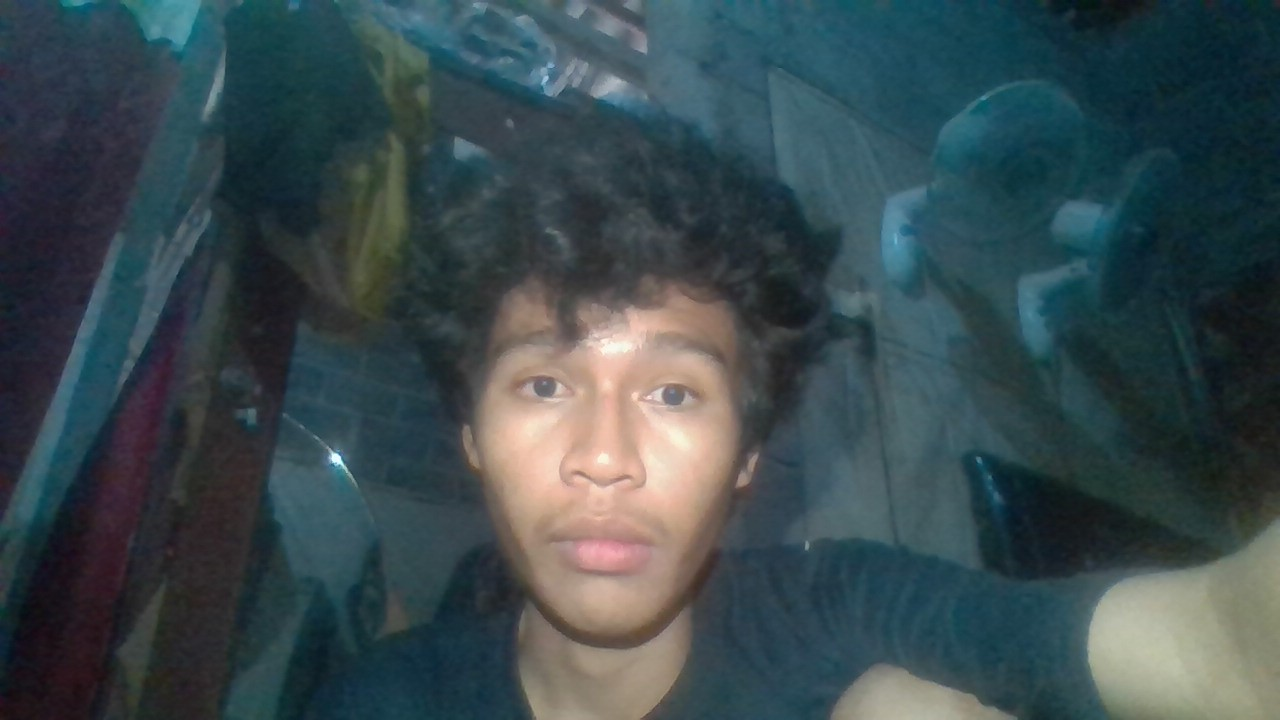
#> input picture ProjekAljabar/test/WIN_20260608_02_32_13_Pro.jpg, 1280 x 720 px; its folder holds only this picture in this run
$ python kompresing.py
#> lines starting #> are read from the running program, lines starting #| are printed output that depends on the picture; long printed decimals are rounded
# ============================================
# TUGAS PCA PADA CITRA DIGITAL
# Menggunakan Gambar dari LINK
# + INFORMASI UKURAN FILE
# ============================================

# =========================
# IMPORT LIBRARY
# =========================

import numpy as np
import matplotlib.pyplot as plt
import os
from PIL import Image
from io import BytesIO

folder_input = "test"
folder_output = "hasil kompresi dan detail"

os.makedirs(folder_output, exist_ok=True)
# =========================
# MEMBACA GAMBAR DARI LINK
# =========================
for file in os.listdir(folder_input):

    if file.lower().endswith((".jpg", ".jpeg", ".png")):

        file_gambar = os.path.join(folder_input, file)

        nama_dasar = os.path.splitext(file)[0]

        folder_foto = os.path.join(folder_output, nama_dasar)

        os.makedirs(folder_foto, exist_ok=True)

        # membuka
        gambar = Image.open(file_gambar)
#> gambar is the input picture: PIL image 1280x720 RGB; mean R, G, B 58.8, 74.6, 78.8

        # Ukuran file asli
        gambar.save("gambar_asli.jpg")
        size_asli = os.path.getsize("gambar_asli.jpg")

        # Konversi ukuran file
        if size_asli < 1024 * 1024:
            size_asli_text = f"{size_asli/1024:.2f} KB"
        else:
            size_asli_text = f"{size_asli/(1024*1024):.2f} MB"

        # =========================
        # INFORMASI GAMBAR
        # =========================

        print("=== INFORMASI GAMBAR ===")
        print("Nama File :", file)
        print("Mode Warna :", gambar.mode)
#| Mode Warna : RGB
        print("Ukuran Gambar :", gambar.size)
#| Ukuran Gambar : (1280, 720)
        print("Ukuran File Asli :", size_asli_text)

        # =========================
        # MENAMPILKAN GAMBAR ASLI
        # =========================

        plt.figure(figsize=(6, 6))
        plt.imshow(gambar)
        plt.title(f"Gambar Asli\nSize : {size_asli_text}")
        plt.axis("off")
        plt.show()

        # =========================
        # KONVERSI KE GRAYSCALE
        # =========================

        # Mengubah gambar menjadi grayscale
        gambar_gray = gambar.convert("L")
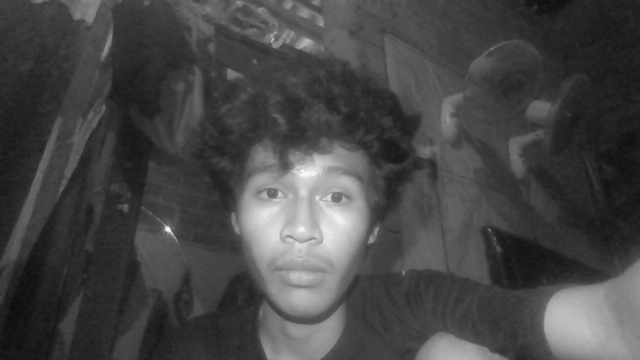
#> gambar_gray: PIL image 1280x720 L (shown at 1/2 size); min 11, max 251, mean 70.4

        # Menyimpan grayscale
        gambar_gray.save("gambar_grayscale.jpg")

        # Ukuran grayscale
        size_gray = os.path.getsize("gambar_grayscale.jpg")

        if size_gray < 1024 * 1024:
            size_gray_text = f"{size_gray/1024:.2f} KB"
        else:
            size_gray_text = f"{size_gray/(1024*1024):.2f} MB"

        print("Ukuran File Grayscale :", size_gray_text)

        # Mengubah menjadi array NumPy
        matriks_gambar = np.array(gambar_gray)

        # Mengubah tipe data menjadi float
        matriks_gambar = matriks_gambar.astype(float)

        print("Ukuran Matriks :", matriks_gambar.shape)
#| Ukuran Matriks : (720, 1280)

        # =========================
        # MENAMPILKAN GRAYSCALE
        # =========================

        plt.figure(figsize=(6, 6))
        plt.imshow(matriks_gambar, cmap="gray")
        plt.title(f"Gambar Grayscale\nSize : {size_gray_text}")
        plt.axis("off")

        plt.show()

        # =========================
        # NORMALISASI DATA
        # =========================

        matriks_normal = matriks_gambar / 255.0

        # =========================
        # MENGHITUNG MEAN
        # =========================

        mean = np.mean(matriks_normal, axis=0)
#> mean = 1280 values, max 0.531 at index 608, min 0.155 at index 13, mean 0.276

        data_centered = matriks_normal - mean

        # =========================
        # MENGHITUNG KOVARIANSI
        # =========================

        kovarians = np.cov(data_centered, rowvar=False)
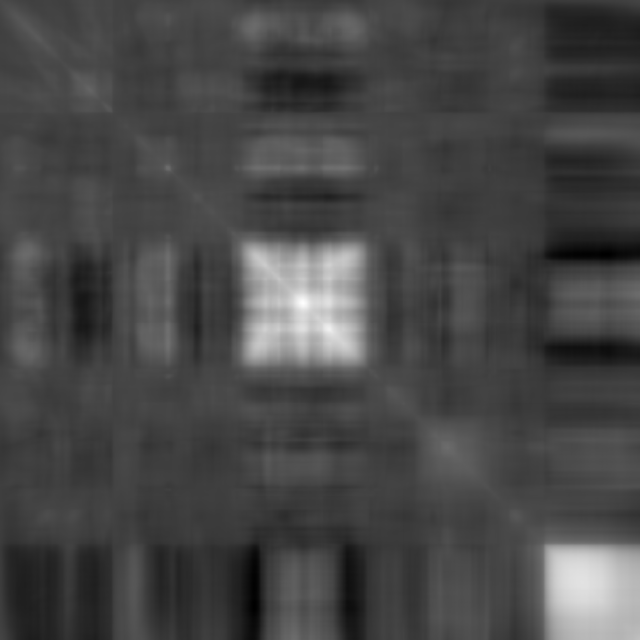
#> kovarians: shape (1280, 1280) float64 (shown at 1/2 size); min -0.018, max 0.052, mean 0.00155; drawn with min black and max white

        print("Ukuran Matriks Kovarians :", kovarians.shape)
#| Ukuran Matriks Kovarians : (1280, 1280)

        # =========================
        # EIGEN VALUE & EIGEN VECTOR
        # =========================

        eigen_values, eigen_vectors = np.linalg.eigh(kovarians)
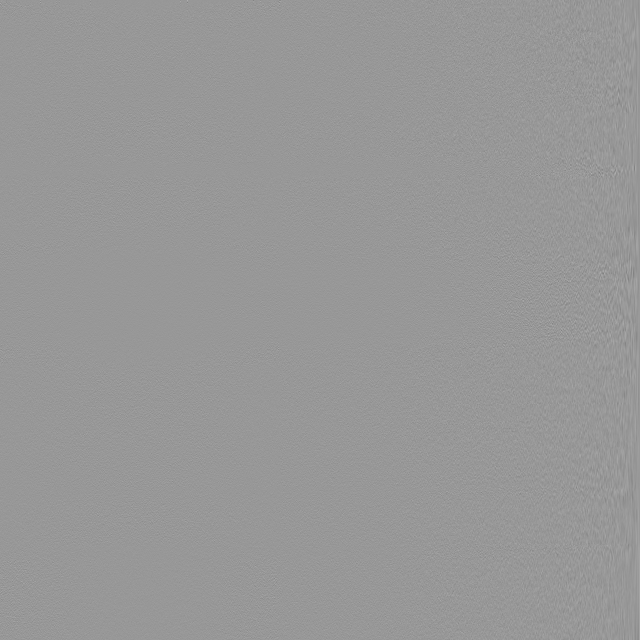
#> eigen_vectors: shape (1280, 1280) float64 (shown at 1/2 size); min -0.642, max 0.436, mean -3.28e-06; drawn with min black and max white
#> eigen_values = 1280 values from -3.9e-16 to 8.19

        # Mengurutkan eigen value terbesar
        urutan = np.argsort(eigen_values)[::-1]
#> urutan = 1280 values, max 1279 at index 0, min 0 at index 1279, mean 639.5

        eigen_values = eigen_values[urutan]
#> eigen_values = 1280 values, max 8.19 at index 0, min -3.9e-16 at index 1279, mean 0.0158
        eigen_vectors = eigen_vectors[:, urutan]

        # =========================
        # MENAMPILKAN 10 EIGEN VALUE
        # =========================

        print("\n10 Eigen Value Terbesar :")
        print(eigen_values[:10])
#| [8.192 7.332  0.9941 0.8475 0.6243 0.4266
#|  0.2457   0.2128 0.1571 0.1236]

        # =========================
        # GRAFIK EIGEN VALUE
        # =========================

        plt.figure(figsize=(10, 5))
        plt.plot(eigen_values[:20], marker="o")
        plt.title("Grafik Eigen Value PCA")
        plt.xlabel("Komponen Utama")
        plt.ylabel("Nilai Eigen")
        plt.grid(True)
        grafik_eigen = os.path.join(folder_foto, "grafik_eigenvalue.png")

        plt.savefig(grafik_eigen, dpi=300, bbox_inches="tight")
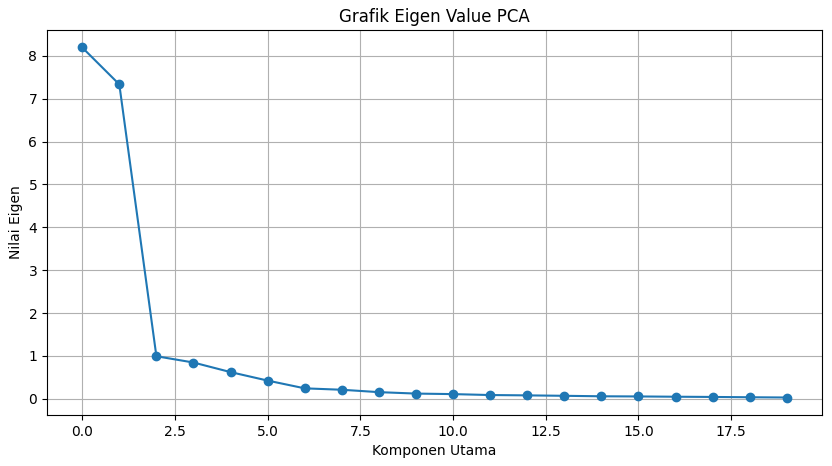
#> figure drawn by matplotlib, 1 panel; curve peaks at x = 0, y = 8.19
        plt.show()

        # =========================
        # VARIANSI KUMULATIF
        # =========================

        explained_variance_ratio = eigen_values / np.sum(eigen_values)
#> explained_variance_ratio = 1280 values, max 0.405 at index 0, min -1.93e-17 at index 1279, mean 0.000781

        cumulative_variance = np.cumsum(explained_variance_ratio)
#> cumulative_variance = 1280 values from 0.405 to 1

        # =========================
        # GRAFIK VARIANSI KUMULATIF
        # =========================

        plt.figure(figsize=(10, 5))
        plt.plot(cumulative_variance, marker="o")
        plt.title("Grafik Variansi Kumulatif PCA")
        plt.xlabel("Jumlah Komponen")
        plt.ylabel("Variansi Kumulatif")
        plt.grid(True)

        grafik_variansi = os.path.join(folder_foto, "grafik_variansi_kumulatif.png")
        plt.savefig(grafik_variansi, dpi=300, bbox_inches="tight")
        plt.show()

        # =========================
        # PCA DENGAN BERBAGAI KOMPONEN
        # =========================

        daftar_komponen = [50, 75, 100, 150, 300]

        plt.figure(figsize=(20, 10))

        for i, jumlah_komponen in enumerate(daftar_komponen):

            # Mengambil komponen utama
            komponen_utama = eigen_vectors[:, :jumlah_komponen]

            # Transformasi PCA
            hasil_pca = np.dot(data_centered, komponen_utama)

            # Rekonstruksi gambar
            rekonstruksi = np.dot(hasil_pca, komponen_utama.T) + mean

            # Mengembalikan ke skala 0-255
            rekonstruksi = rekonstruksi * 255.0

            # Membatasi nilai piksel
            rekonstruksi = np.clip(rekonstruksi, 0, 255)

            # Mengubah ke uint8
            rekonstruksi = rekonstruksi.astype(np.uint8)

            # =========================
            # MENYIMPAN HASIL KOMPRESI
            # =========================

            nama_file = os.path.join(
                folder_foto, f"{nama_dasar}_pca_{jumlah_komponen}.jpg"
            )

            Image.fromarray(rekonstruksi).save(nama_file)

            # Menghitung ukuran file
            size_pca = os.path.getsize(nama_file)

            if size_pca < 1024 * 1024:
                size_text = f"{size_pca/1024:.2f} KB"
            else:
                size_text = f"{size_pca/(1024*1024):.2f} MB"

            print(f"\nPCA {jumlah_komponen} Komponen")
            print("Ukuran File :", size_text)

            # Menampilkan hasil PCA
            plt.subplot(2, 3, i + 1)
            plt.imshow(rekonstruksi, cmap="gray")
            plt.title(f"PCA {jumlah_komponen}\n{size_text}")
            plt.axis("off")

            # Informasi variansi
            if jumlah_komponen <= len(cumulative_variance):

                print("Variansi Kumulatif :", cumulative_variance[jumlah_komponen - 1])
#> this loop made 5 passes
#| Variansi Kumulatif : 0.9944
#| Variansi Kumulatif : 0.9972
#| Variansi Kumulatif : 0.9984
#| Variansi Kumulatif : 0.9994
#| Variansi Kumulatif : 0.9999
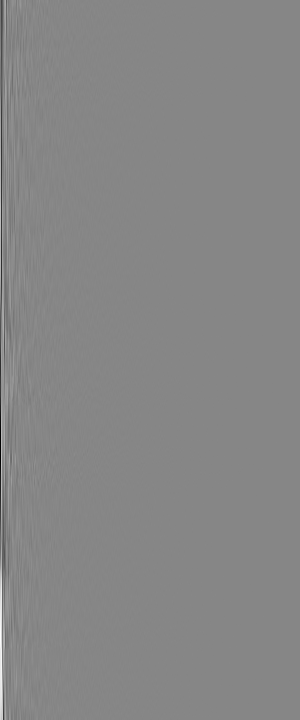
#> hasil_pca: shape (720, 300) float64; min -5.41, max 4.85, mean -2.26e-17; drawn with min black and max white

        # =========================
        # MENAMPILKAN GAMBAR ASLI
        # =========================

        plt.subplot(2, 3, 6)
        plt.imshow(matriks_gambar, cmap="gray")
        plt.title(f"Gambar Asli\nSize : {size_asli_text}")
        plt.axis("off")
        plt.tight_layout()

        plt.show()
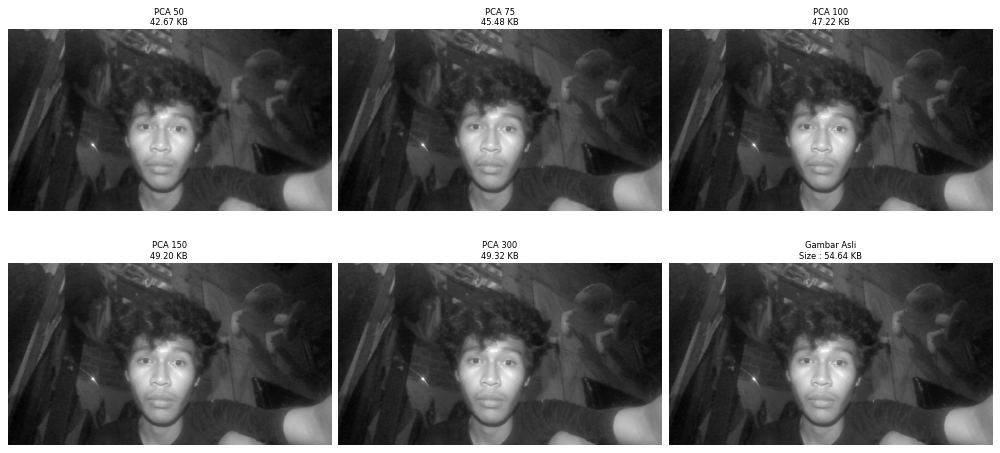
#> figure drawn by matplotlib, 6 panels

        # =========================
        # INFORMASI AKHIR
        # =========================

        print("\n=== INFORMASI PCA ===")
        print("Total Eigen Value :", len(eigen_values))
#| Total Eigen Value : 1280
        print(f"Jumlah Komponen Yang Diuji : {len(daftar_komponen)}\n")

$ run again, on ProjekAljabar/test/WIN_20260621_18_10_28_Pro.jpg
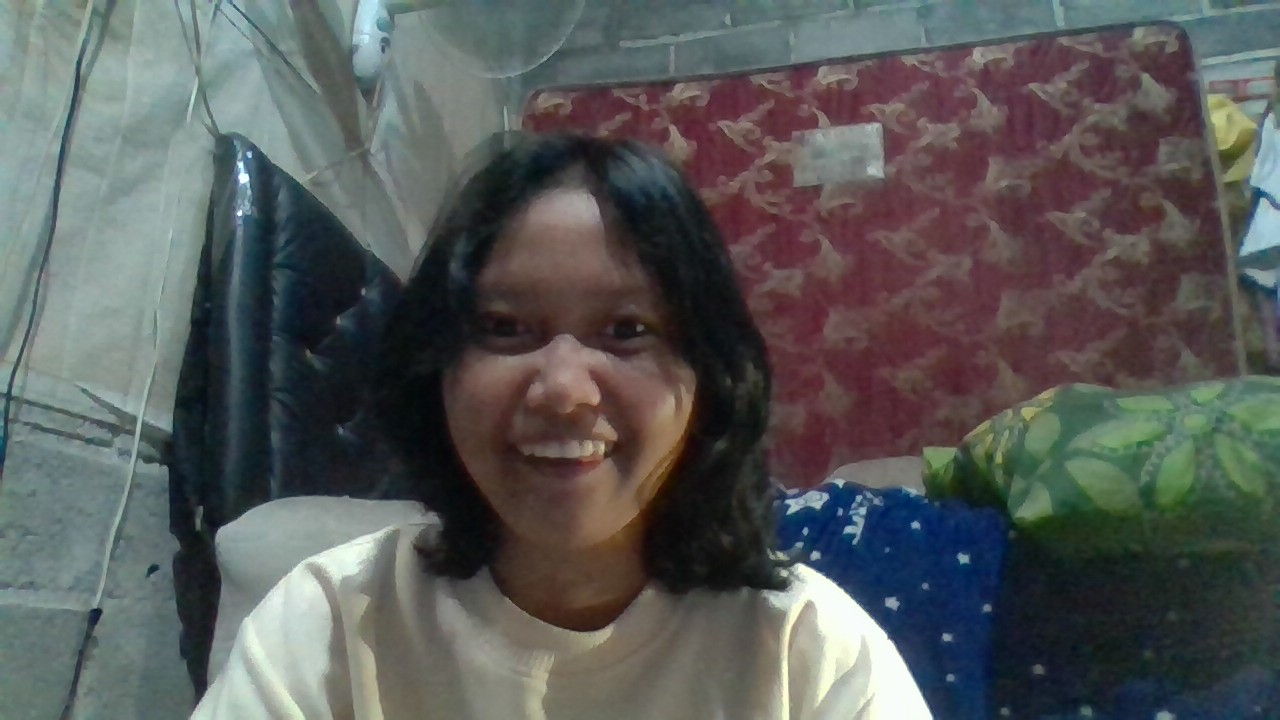
#> input picture ProjekAljabar/test/WIN_20260621_18_10_28_Pro.jpg, 1280 x 720 px
#> gambar is the input picture: PIL image 1280x720 RGB; mean R, G, B 87.7, 89.7, 88.7
#| Mode Warna : RGB
#| Ukuran Gambar : (1280, 720)
#| Ukuran Matriks : (720, 1280)
#> mean = 1280 values, max 0.55 at index 137, min 0.198 at index 709, mean 0.349
#| Ukuran Matriks Kovarians : (1280, 1280)
#> `eigen_values, eigen_vectors = np.linalg.eigh(kovarians)`: eigen_values = 1280 values from -9.19e-16 to 15.38
#> urutan = 1280 values, max 1279 at index 0, min 0 at index 1279, mean 639.5
#> `eigen_values = eigen_values[urutan]`: eigen_values = 1280 values, max 15.38 at index 0, min -9.19e-16 at index 1279, mean 0.0275
#| [15.378  5.774  3.936  1.706  1.507  0.9745
#|   0.681  0.593   0.4335   0.4082]
#> `plt.savefig(grafik_eigen, dpi=300, bbox_inches="tight")`:
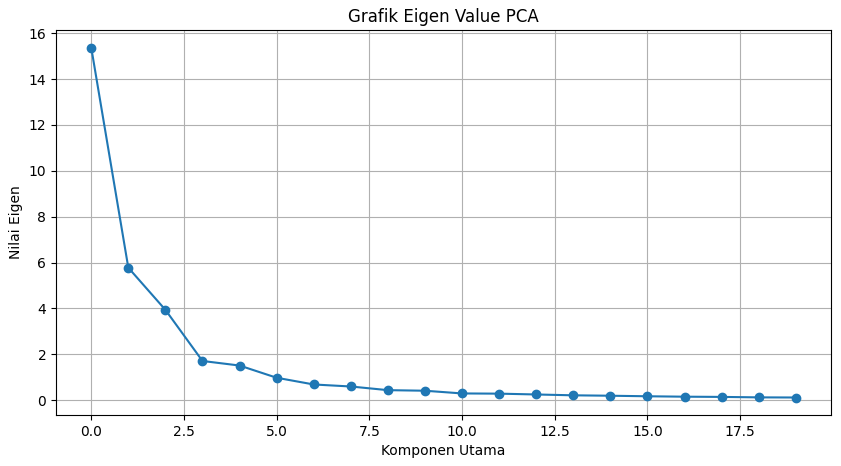
#> figure drawn by matplotlib, 1 panel; curve peaks at x = 0, y = 15.38
#> explained_variance_ratio = 1280 values, max 0.436 at index 0, min -2.61e-17 at index 1279, mean 0.000781
#> cumulative_variance = 1280 values from 0.436 to 1
#> the loop `for i, jumlah_komponen in enumerate(daftar_komponen):` made 5 passes
#| Variansi Kumulatif : 0.9832
#| Variansi Kumulatif : 0.9915
#| Variansi Kumulatif : 0.9951
#| Variansi Kumulatif : 0.9979
#| Variansi Kumulatif : 0.9997
#> after the loop `for i, jumlah_komponen in enumerate(daftar_komponen):`:
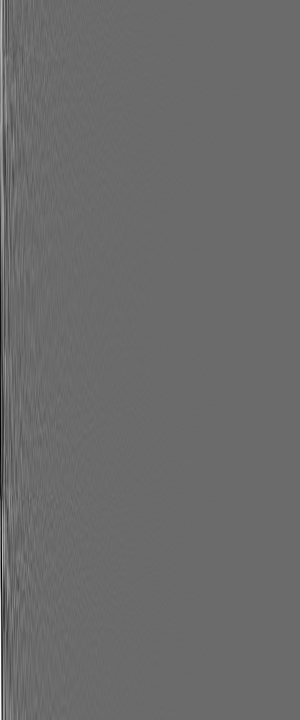
#> hasil_pca: shape (720, 300) float64; min -5.2, max 7.14, mean -7.08e-17; drawn with min black and max white
#| Total Eigen Value : 1280
